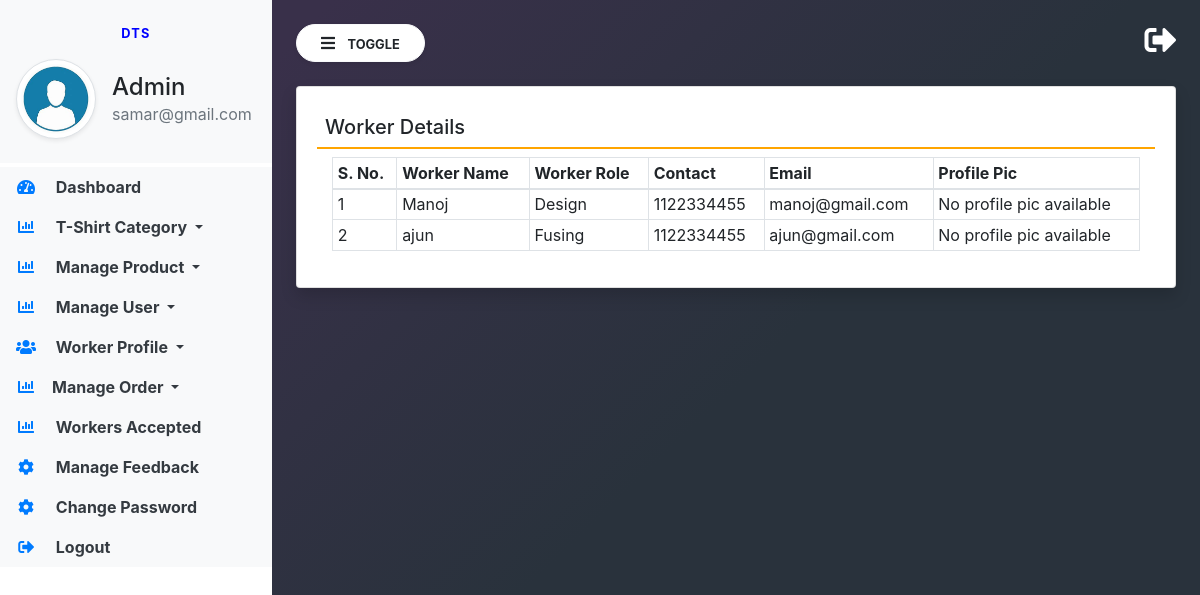
Screenshot of /worker_view/ (signed in) with the database file from the repository.
### store_app/models.py (models this page shows, shortened)
class Designer(models.Model):
    user = models.ForeignKey (User, on_delete=models.CASCADE, null=True, blank=True)
    designer_name = models.CharField(max_length=100)
    contact = models.CharField(max_length=15, blank=True, null=True)
    email = models.EmailField(blank=True, null=True)
    profile_pic = models.ImageField(upload_to='designer_profiles/', blank=True, null=True)
    role_p = models.IntegerField(choices=ORDERSTATUS, default=1)

### E_shop/views.py (the view)
# urls.py: path('worker_view/', views.worker_view, name='worker_view'),
def worker_view(request):
    yt=Designer.objects.all()
    return render(request, 'admin/worker_view.html',{'yt':yt})

### templates/admin/worker_view.html
{% extends 'admin/admin_base.html' %}
{% block main %}
<div class="card shadow">
    <div class="card-body">
        <h5 class="p-2" style="border-bottom: 2px solid orange;">Worker Details</h5>
        <div class="container-fluid">
            <table class="table table-bordered table-sm" id="example">
                <thead>
                    <tr>
                        <th>S. No.</th>
                        <th>Worker Name</th>
                        <th>Worker Role</th>
                        <th>Contact</th>
                        <th>Email</th>
                        <th>Profile Pic</th>
                    </tr>
                </thead>
                <tbody>
                    {% for worker in yt %}
                    <tr>
                        <td>{{ forloop.counter }}</td>
                        <td>{{ worker.designer_name }}</td>
                        <td>{{ worker.get_role_p_display }}</td>
                        <td>{{ worker.contact }}</td>
                        <td>{{ worker.email }}</td>
                        <td>
                            {% if worker.profile_pic %}
                                <img src="{{ worker.profile_pic.url }}" width="50px" height="50px">
                            {% else %}
                                No profile pic available
                            {% endif %}
                        </td>
                    </tr>
                    {% endfor %}
                </tbody>
            </table>
        </div>
    </div>
</div>
{% endblock %}

### templates/admin/admin_base.html (shortened to what this page needs)
{% load static %}
<html lang="en">
<head>
    <link rel="stylesheet" href="https://maxcdn.bootstrapcdn.com/bootstrap/4.3.1/css/bootstrap.min.css">
    <link rel="stylesheet" href="https://use.fontawesome.com/releases/v5.6.3/css/all.css"
>
    <link rel="stylesheet" type="text/css" href="{% static 'assets/css/admin_base_sideBar.css' %}">
    <html>
</head>
<body>
<div class="vertical-nav bg-white" id="sidebar">
    <div class="py-4 px-3 mb-1 bg-light">
        <p class="font-weight-bold text-uppercase px-3 small dashboard-text text-center">DTS</p>
        <div class="media d-flex align-items-center">
            <img src="{% static 'assets/images/team/adminpro.jpeg' %}" width="80" height="80"
                 class="mr-3 rounded-circle img-thumbnail shadow-sm">
            <div class="media-body">
                <h4 class="mb-0">Admin</h4>
                <p class="text-muted mb-0">{{request.user.email}}</p>
            </div>
        </div>
    </div>
    <ul class="nav flex-column bg-white">
        <li class="nav-item">
            <a href="{% url 'a_dashboard' %}" class="nav-link text-dark bg-light">
                <i class="fas fa-tachometer-alt fa-fw mr-3 text-primary"></i>
                Dashboard
            </a>
        </li>
        <li class="nav-item dropdown">
            <a class="nav-link dropdown-toggle text-dark bg-light" href="#" id="navbardrop" data-toggle="dropdown">
                <i class="fas fa-chart-bar mr-3 text-primary fa-fw"></i> T-Shirt Category
            </a>
        </li>
        <li class="nav-item dropdown">
            <a class="nav-link dropdown-toggle text-dark bg-light" href="#" id="navbardrop" data-toggle="dropdown">
                <i class="fas fa-chart-bar mr-3 text-primary fa-fw"></i> Manage Product
            </a>
        </li>
        <li class="nav-item dropdown">
            <a class="nav-link dropdown-toggle text-dark bg-light" href="#" id="navbardrop" data-toggle="dropdown">
                <i class="fas fa-chart-bar mr-3 text-primary fa-fw"></i> Manage User
            </a>
        </li>
        <li class="nav-item dropdown">
            <a class="nav-link dropdown-toggle text-dark bg-light" href="#" id="navbardrop" data-toggle="dropdown">
                <i class="fas fa-users mr-3 text-primary fa-fw"></i> Worker Profile
            </a>
        </li>
        <li class="nav-item dropdown">
            <a class="nav-link dropdown-toggle text-dark bg-light" href="#" id="navbardrop" data-toggle="dropdown">
                <i class="fas fa-chart-bar mr-3 text-primary fa-fw"></i>Manage Order
            </a>
        </li>
        <li class="nav-item">
            <a href="{% url 'approved_designs' %}" class="nav-link text-dark bg-light">
                <i class="fas fa-chart-bar mr-3 text-primary fa-fw"></i>
                Workers Accepted
            </a>
        </li>
        <li class="nav-item">
            <a href="" class="nav-link text-dark bg-light">
                <i class="fas fa-cog mr-3 text-primary fa-fw"></i>
                Manage Feedback
            </a>
        </li>
        <li class="nav-item">
            <a href="" class="nav-link text-dark bg-light">
                <i class="fas fa-cog mr-3 text-primary fa-fw"></i>
                Change Password
            </a>
        </li>
        <li class="nav-item">
            <a href="{% url 'b_login' %}" class="nav-link text-dark bg-light">
                <i class="fas fa-sign-out-alt mr-3 text-primary fa-fw"></i>
                Logout
            </a>
        </li>
    </ul>
</div>
<div class="page-content p-4" id="content">
    <a href="{% url 'b_login' %}" title="logout" class="float-right text-white"><i class="fas fa-sign-out-alt fa-2x"></i></a>
    <button id="sidebarCollapse" type="button" class="btn btn-light bg-white rounded-pill shadow-sm px-4 mb-4">
        <i class="fas fa-bars mr-2"></i>
        <small class="text-uppercase font-weight-bold">Toggle</small>
    </button>
    {% block main %}
    {% endblock %}
</div>
</body>
</html>

### static/assets/css/admin_base_sideBar.css (style rules this page uses)
body { background-image : linear-gradient(135.9deg,rgba(57, 48, 74, 1) 16.4%,rgba(41, 50, 60, 1) 56.1%); min-height:100vh; }
.vertical-nav { min-width : 17rem; width : 17rem; height:100vh; position:fixed; top:0; left:0; transition: all 0.4s; }
.page-content { width:calc(100% - 17rem); margin-left:17rem; transition:all 0.4s; }
.dashboard-text { letter-spacing : 0.1em; color : blue; }
.nav-link { font-weight : bold; }

### rows the page displays
Designer: designer_name "Manoj", role_p "Design", contact "1122334455", email "manoj@gmail.com", profile_pic "No profile pic available"
Designer: designer_name "ajun", role_p "Fusing", contact "1122334455", email "ajun@gmail.com", profile_pic "No profile pic available"

### other values shown
{{ request.user.email }} "samar@gmail.com"
